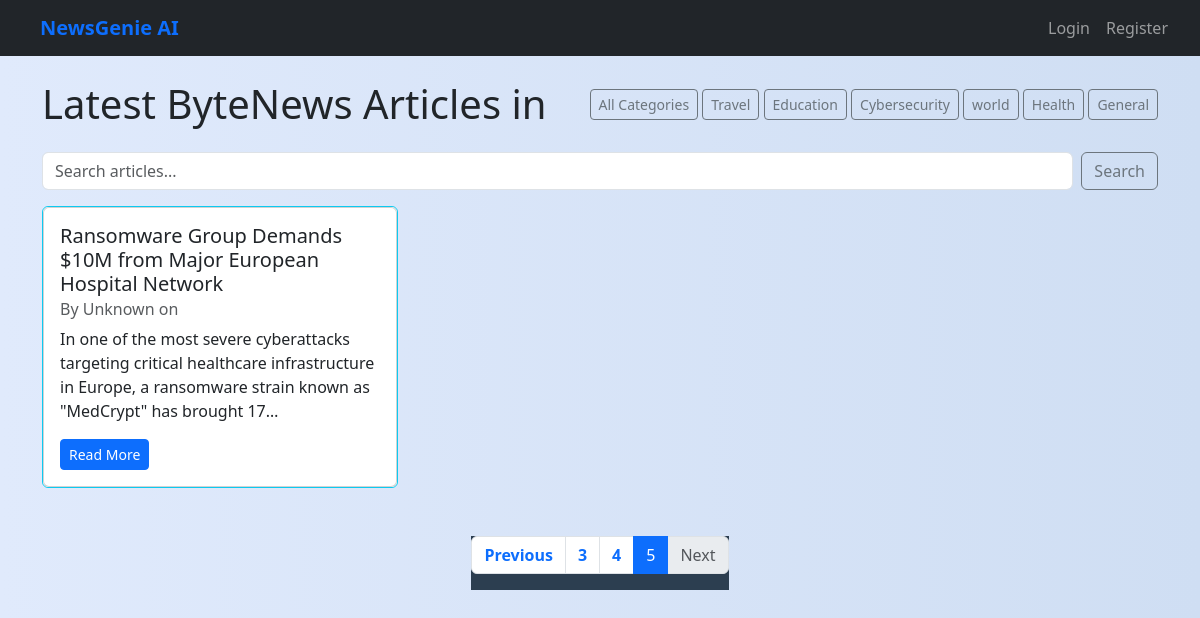
/articles/?page=5, run on an earlier commit of the app's database.
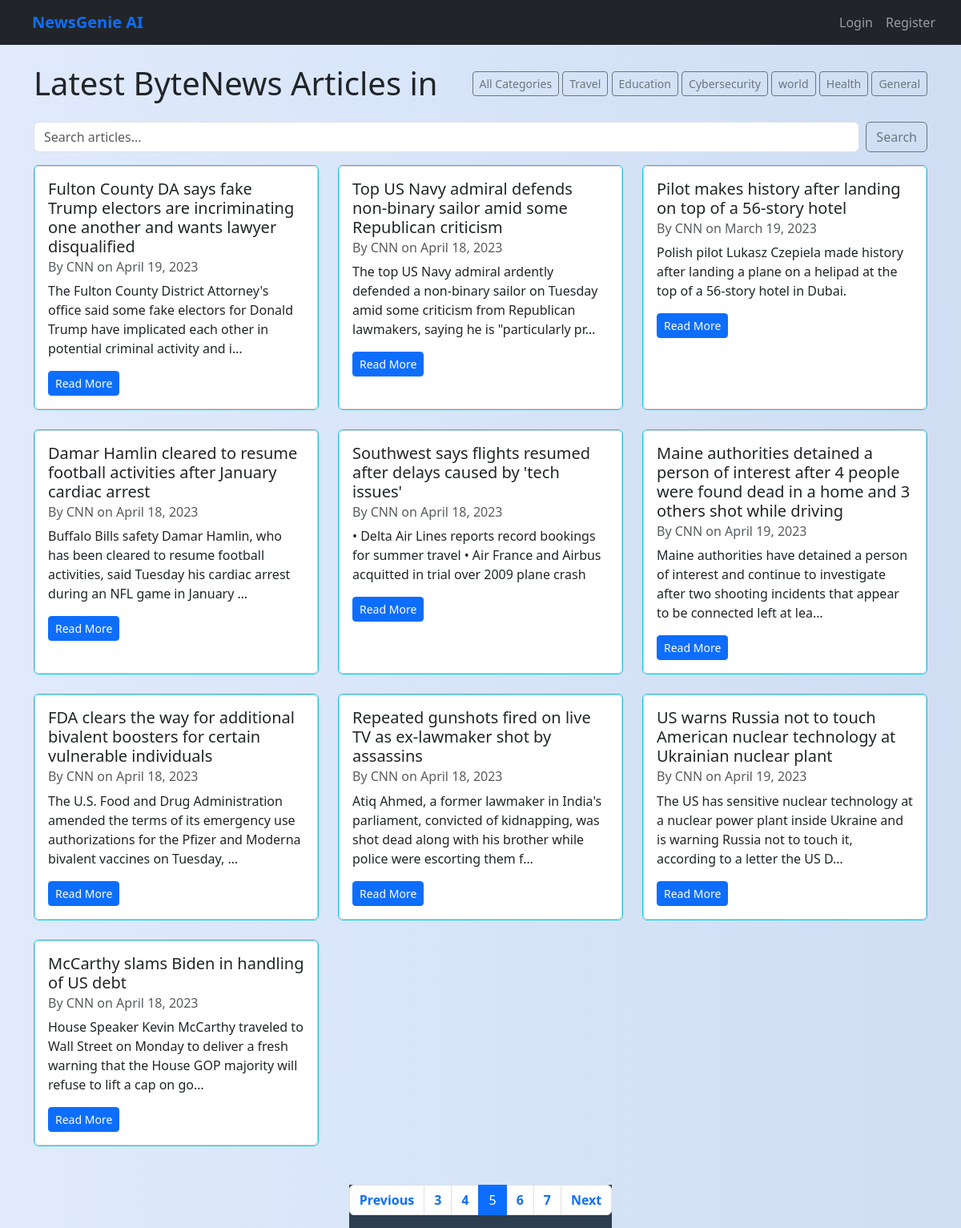
And on a later commit of the database.
### news/models.py (models this page shows, shortened)
class Category(models.Model):
    name = models.CharField(max_length=100)
    description = models.TextField(blank=True)

class Article(models.Model):
    title = models.CharField(max_length=200)
    content = models.TextField()
    summary = models.TextField(blank=True, null=True)
    source_url = models.URLField()
    categories = models.ManyToManyField(Category)
    published_date = models.DateTimeField(default=timezone.now)
    source = models.CharField(max_length=100, default='Unknown')
    link = models.URLField(null=True, blank=True)
    publication_date = models.DateTimeField(null=True, blank=True)
    author = models.CharField(max_length=255, default='Unknown')
    created_at = models.DateTimeField(auto_now_add=True)
    audio_file = models.FileField(upload_to='news_audio/', blank=True, null=True)
    class Meta:
        ordering = ['-published_date']

### news/views.py (the view, shortened to what this page needs)
# urls.py: path('', ArticleListView.as_view(), name='home'),
class ArticleListView(ListView):
    model = Article
    template_name = 'news/article_list.html'
    context_object_name = 'articles'
    ordering = ['-published_date']
    paginate_by = 10
    def get_queryset(self):
        queryset = super().get_queryset()
        category_name = self.request.GET.get('category')
        query = self.request.GET.get('q')
        if category_name:
            queryset = queryset.filter(categories__name__iexact=category_name)
        return queryset
    def get_context_data(self, **kwargs):
        context = super().get_context_data(**kwargs)
        context['categories'] = Category.objects.annotate(article_count=Count('article'))
        context['current_category'] = self.request.GET.get('category', '')
        context['query'] = self.request.GET.get('q', '')
        context['recommendations'] = []
        return context

### news/templates/news/article_list.html (shortened to what this page needs)
{% extends 'base.html' %}
{% block content %}
<div class="container mt-4">
    <div class="d-flex justify-content-between align-items-center mb-4">
        <h1 class="mb-0">Latest ByteNews Articles {% if current_category != 'All' %}in {{ current_category }}{% endif %}</h1>
        <div>
            <a href="{% url 'home' %}" class="btn btn-outline-secondary btn-sm {% if current_category == 'All' %}active{% endif %}">All Categories</a>
            {% for category in categories %}
                <a href="{% url 'home' %}?category={{ category.name }}" class="btn btn-outline-secondary btn-sm {% if current_category == category.name %}active{% endif %}">{{ category.name }}</a>
            {% endfor %}
        </div>
    </div>
    <form method="get" action="{% url 'home' %}" class="d-flex align-items-stretch mb-3">
        <input type="text" name="q" value="{{ search_query }}" placeholder="Search articles..." class="form-control me-2" />
        <button type="submit" class="btn btn-outline-secondary">Search</button>
    </form>
    <div class="row mt-3">
        {% for article in articles %}
        <div class="col-md-6 col-lg-4 mb-4">
          <div class="card border-info h-100">
            <div class="card h-100">
                <div class="card-body">
                    <h5 class="card-title">{{ article.title }}</h5>
                    <h6 class="card-subtitle mb-2 text-muted">
                        By {{ article.author }} on {{ article.publication_date|date:"F d, Y" }}
                    </h6>
                    <p class="card-text mt-2">{{ article.content|truncatechars:150 }}</p>
                    <a href="{% url 'article_detail' article.pk %}" class="btn btn-sm btn-primary">Read More</a>
                </div>
            </div>
          </div>
        </div>
        {% empty %}
            <p class="col-12">No articles found.</p>
        {% endfor %}
    </div>
</div>
  {% if is_paginated %}
    <div class="d-flex justify-content-center mt-4">
      <nav>
        <ul class="pagination">
          {% if page_obj.has_previous %}
            <li class="page-item">
              <a class="page-link" href="?{% if current_category %}category={{ current_category }}&{% endif %}{% if query %}q={{ query }}&{% endif %}page={{ page_obj.previous_page_number }}">Previous</a>
            </li>
          {% else %}
            <li class="page-item disabled"><span class="page-link">Previous</span></li>
          {% endif %}
          {% for num in paginator.page_range %}
            {% if page_obj.number == num %}
              <li class="page-item active"><span class="page-link">{{ num }}</span></li>
            {% elif num > page_obj.number|add:'-3' and num < page_obj.number|add:'3' %}
              <li class="page-item">
                <a class="page-link" href="?{% if current_category %}category={{ current_category }}&{% endif %}{% if query %}q={{ query }}&{% endif %}page={{ num }}">{{ num }}</a>
              </li>
            {% endif %}
          {% endfor %}
          {% if page_obj.has_next %}
            <li class="page-item">
              <a class="page-link" href="?{% if current_category %}category={{ current_category }}&{% endif %}{% if query %}q={{ query }}&{% endif %}page={{ page_obj.next_page_number }}">Next</a>
            </li>
          {% else %}
            <li class="page-item disabled"><span class="page-link">Next</span></li>
          {% endif %}
        </ul>
      </nav>
    </div>
  {% endif %}
{% endblock %}

What changed in the data, as far as the page shows it:
no longer on this page (row edited): Article: title "Ransomware Group Demands $10M from Major European Hospital Network", author "Unknown", content "In one of the most severe cyberattacks targeting critical healthcare infrastructure in Europe, a ransomware strain known as \"MedCrypt\" has brought 17…"
added Article: title "Fulton County DA says fake Trump electors are incriminating one another and wants lawyer disqualified", author "CNN", publication_date "April 19, 2023", content "The Fulton County District Attorney's office said some fake electors for Donald Trump have implicated each other in potential criminal activity and i…"
added Article: title "Top US Navy admiral defends non-binary sailor amid some Republican criticism", author "CNN", publication_date "April 18, 2023", content "The top US Navy admiral ardently defended a non-binary sailor on Tuesday amid some criticism from Republican lawmakers, saying he is \"particularly pr…"
added Article: title "Pilot makes history after landing on top of a 56-story hotel", author "CNN", publication_date "March 19, 2023", content "Polish pilot Lukasz Czepiela made history after landing a plane on a helipad at the top of a 56-story hotel in Dubai."
added Article: title "Damar Hamlin cleared to resume football activities after January cardiac arrest", author "CNN", publication_date "April 18, 2023", content "Buffalo Bills safety Damar Hamlin, who has been cleared to resume football activities, said Tuesday his cardiac arrest during an NFL game in January …"
added Article: title "Southwest says flights resumed after delays caused by 'tech issues'", author "CNN", publication_date "April 18, 2023", content "• Delta Air Lines reports record bookings for summer travel • Air France and Airbus acquitted in trial over 2009 plane crash"
added Article: title "Maine authorities detained a person of interest after 4 people were found dead in a home and 3 others shot while driving", author "CNN", publication_date "April 19, 2023", content "Maine authorities have detained a person of interest and continue to investigate after two shooting incidents that appear to be connected left at lea…"
added Article: title "FDA clears the way for additional bivalent boosters for certain vulnerable individuals", author "CNN", publication_date "April 18, 2023", content "The U.S. Food and Drug Administration amended the terms of its emergency use authorizations for the Pfizer and Moderna bivalent vaccines on Tuesday, …"
added Article: title "Repeated gunshots fired on live TV as ex-lawmaker shot by assassins", author "CNN", publication_date "April 18, 2023", content "Atiq Ahmed, a former lawmaker in India's parliament, convicted of kidnapping, was shot dead along with his brother while police were escorting them f…"
added Article: title "US warns Russia not to touch American nuclear technology at Ukrainian nuclear plant", author "CNN", publication_date "April 19, 2023", content "The US has sensitive nuclear technology at a nuclear power plant inside Ukraine and is warning Russia not to touch it, according to a letter the US D…"
added Article: title "McCarthy slams Biden in handling of US debt", author "CNN", publication_date "April 18, 2023", content "House Speaker Kevin McCarthy traveled to Wall Street on Monday to deliver a fresh warning that the House GOP majority will refuse to lift a cap on go…"
Also different on the page:
new list line: "6"
new list line: "7"
